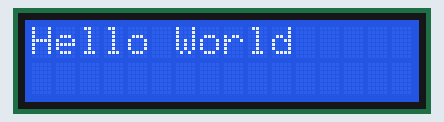
The sketch below on a simulated Arduino Uno, built with avr-gcc and run on an emulated ATmega328P. On the bench: 16×2 character LCD.

Above: at 0.1 s.
At 2.1 s:
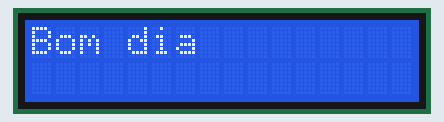

Measured:
- what the display in image 1 shows lasts 2.0 s, from 2.1 s to 4.1 s

The sketch:

sketch_nov25b.ino
```cpp
#include <LiquidCrystal.h>
#define rs 12
#define e 11
#define d4 5
#define d5 4
#define d6 3
#define d7 2


LiquidCrystal lcd(rs, e, d4, d5, d6, d7);

bool hello = false;

void setup(){
  lcd.begin(16, 2);
  lcd.print("Hello World");
}

void loop(){
  delay(2000);

  lcd.clear();

  if (hello){
    lcd.print("Hello World");
  } else {
    lcd.print("Bom dia");
  }

  hello = !hello;
}
```
